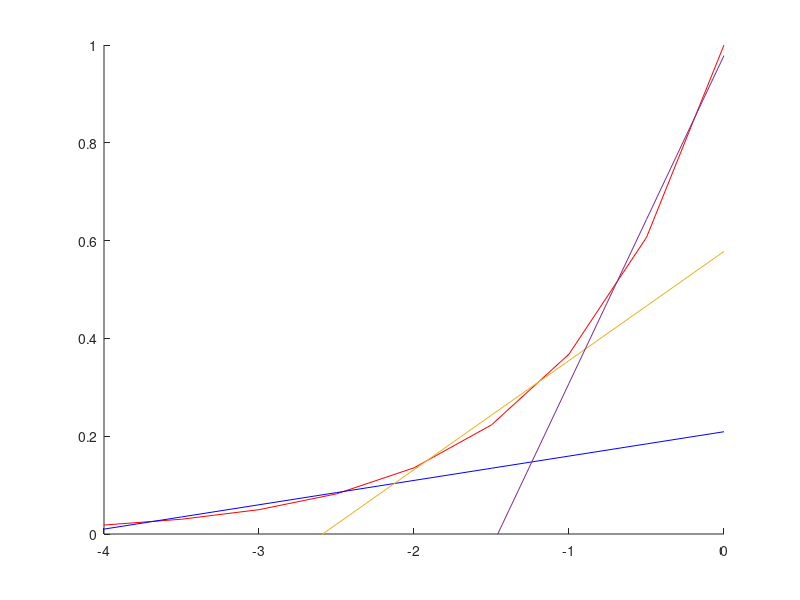

This chart was generated by the following MATLAB code:
hold off;
t=-4:0.5:0;
a=-0.4;
b=-1.5;
c=-3;
u=exp(t);

d=0.01+exp(c) + exp(c)*t - exp(c)*c;  # using the value at c
e=0.02+exp(b) + exp(b)*t - exp(b)*b;  # using the value at b
f=0.04+exp(a) + exp(a)*t - exp(a)*a;  # Using the value at a
g=(1/4)*t+1; # strict linear approx

cc=hsv(12);
clf
hold on
ylim([0 1])
xlim([-4 0])
plot(t,u,'color',[1 0 0])
plot(t,d,'color',[0 0 1])
plot(t,e)
plot(t,f)
